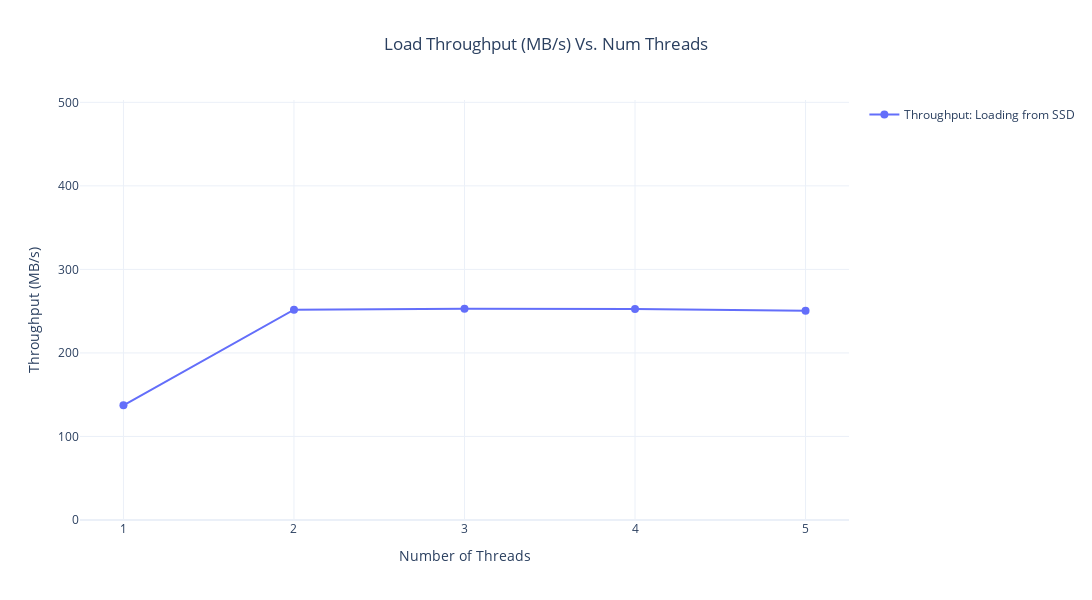

Source (notebook cell):
### Code cell
load_df = pd.read_csv("load_summary_10.0keys_100B_comp-yes_csum-yes.csv")
plot_performance_by_workload_on_threads([load_df], ["Loading from SSD"], "Load Throughput (MB/s) Vs. Num Threads")

### Figure 1 — Plotly figure (JSON) as saved in the notebook; plotly's stock layout.template omitted (floating-point values rounded to 4 significant figures)
{"data": [{"legendgroup": "Loading from SSD", "line": {"color": "#636EFA", "width": 2}, "marker": {"size": 8, "symbol": "circle"}, "mode": "lines+markers", "name": "Throughput: Loading from SSD", "showlegend": true, "type": "scatter", "x": [1, 2, 3, 4, 5], "xaxis": "x", "y": [137.3, 251.7, 252.8, 252.6, 250.6], "yaxis": "y"}], "layout": {"height": 600, "hovermode": "x unified", "showlegend": true, "title": {"text": "Load Throughput (MB/s) Vs. Num Threads", "x": 0.5}, "width": 1200, "xaxis": {"anchor": "y", "domain": [0, 1], "tickmode": "array", "tickvals": [1, 2, 3, 4, 5], "title": {"text": "Number of Threads"}}, "yaxis": {"anchor": "x", "domain": [0, 1], "range": [0, 502.8], "title": {"text": "Throughput (MB/s)"}}}}
